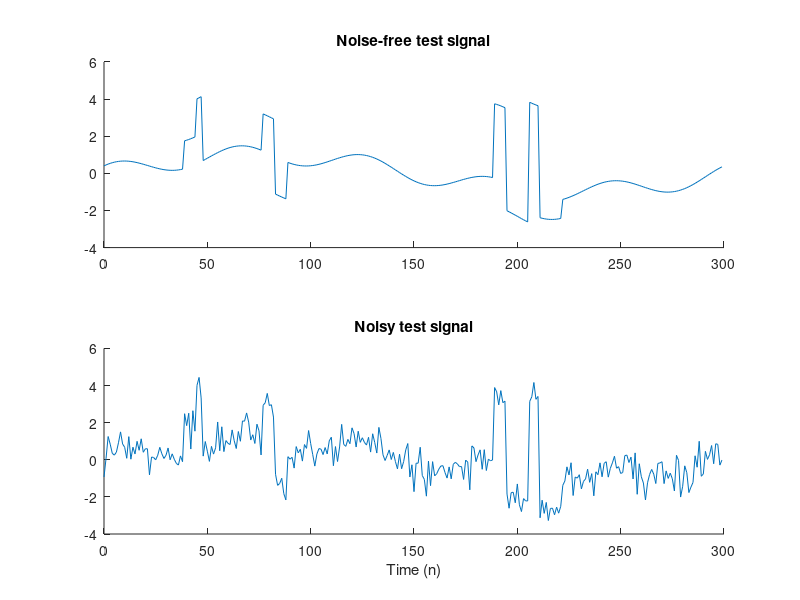

This figure's MATLAB source: (Note: this script raises an error after producing the figure.)
%% Example_LPFCSD_toy
%
% Nick Feng,
% NYU Tandon SOE,
% July 2018

%% Start

clear
% close all

printme_pdf = @(filename) print('-dpdf', sprintf('figures/Example_LPFCSD_toy_%s', filename));

printme_eps = @(filename) print('-depsc', sprintf('figures/Example_LPFCSD_toy_%s', filename));

%% Make data
% 'toy' signal

N = 300;
n = (0:N-1)';

freq1 = 1/N;
freq2 = 5/N;
f_ = 1*sin(freq1*2*pi*n) + 0.5*sin(freq2*2*pi*n + 0.3*pi);

x_ = zeros(N, 1);
x_(40:45) = 1.5;
x_(46:48) = 3.5;
x_(78:83) = 2;
x_(84:89) = -2;


x_(190:195) = 4;
x_(196:206) = -1.5;
x_(207:212) = 5;
x_(212:222) = -1;


rng(1);                 

sigma = 0.5;

w = sigma * randn(N, 1);

data = f_ + x_ + w;

figure(1)
clf

subplot(2, 1, 1)
plot(n, f_ + x_);
xlim([0 N])
title('Noise-free test signal')
box off

subplot(2, 1, 2)
plot(n, data);
xlim([0 N])
title('Noisy test signal')
xlabel('Time (n)')
box off


%% Set filters for HTH and LPF
% Set filter parameters

% fc : cut-off frequency (cycles/sample)

fc = 2 * max([freq1 freq2]);

d = 4;           

alpha = 1/((4*(sin(pi*fc))^2)^d);

e = ones(N, 1);
% D = spdiags([e -3*e 3*e -e], 0:3, N-3, N);
D = spdiags([e -4*e 6*e -4*e e], 0:4, N-4, N);
DTD = D'*D;
eye = speye(N);

% figure(2)
% clf
% plot(f_)
% hold
% plot((eye + alpha*DTD)\f_)
% title('Verification of LPF')

HTH = @(x) (eye/alpha + DTD)\(DTD*x);
LPF = @(x) (eye + alpha*DTD)\x;

D3 = spdiags([e -3*e 3*e -e], 0:3, N-3, N);

rho = 1/(1/(alpha*4^d) + 1);


%% L1 Solution

imp = zeros(N, 1);
imp( round(N/2) ) = 1;

hh = HTH(imp);
hh_norm = sqrt( sum( abs( hh ).^2 ) );     % norm of filter H


beta1 = 0.1;
beta2 = 0.2;
lam0 = beta1 * sigma * hh_norm;
lam1 = beta2 * sigma * hh_norm * sqrt(N);

Nit = 200;


[x_L1, f_L1, cost_L1] = TAS_L1(data, lam0, lam1, HTH, LPF, rho, Nit);       % Run LPF/CSD algorithm

figure(3)
clf
plot(x_L1)
hold
plot(x_)
title(['L1 Solution, RMSE:', num2str(sqrt(sum((x_L1 - x_).^2)/N))])
legend('L1 solution','Original')


%% Generalized Fused Lasso Solution
imp = zeros(N, 1);
imp( round(N/2) ) = 1;

hh = HTH(imp);
hh_norm = sqrt( sum( abs( hh ).^2 ) );     % norm of filter H


beta1 = 0.1;
beta2 = 0.2;
lam0 = beta1 * sigma * hh_norm;
lam1 = beta2 * sigma * hh_norm * sqrt(N);

gamma = 0.6;


Nit = 200;
Innit = 200;

[x_gm, u_gm, f_gm, cost_gm] = TAS_GM(data, lam0, lam1, HTH, LPF, gamma, rho, Nit, Innit);



figure(5)
clf
plot(x_gm)
hold
plot(x_)
title(['GFL Solution, RMSE:', num2str(sqrt(sum((x_gm - x_).^2)/N))])
legend('GFL solution','Original')

%% Figure for paper : L1 and atan penalties

figure(2)
clf

ylim1 = [-3.5 5];
GRAY = [1 1 1] * 0.8;

gray_line = @(n, x) line(n, x, 'color', GRAY, 'lineWidth', 1);

n = 0:N-1;


subplot(3, 1, 1)
line(n, data,'color','k')
title('(a) Noisy observation');
xlim([0 N])
ylim(ylim1)


subplot(3, 1, 2)
gray_line(n, x_);
line(n, x_L1,'color','k');
xlim([0 N])
title(['(b) TAS with L1 penalty, RMSE:', num2str(round(sqrt(sum((x_L1 - x_).^2)/N),3))]);
ylim(ylim1)


subplot(3, 1, 3)
gray_line(n, x_)
line(n, x_gm,'color','k');
title(['(c) TAS with GF penalty, RMSE:', num2str(round(sqrt(sum((x_gm - x_).^2)/N),3))]);
xlabel('Time (n)')
xlim([0 N])
ylim(ylim1)


orient portrait

set(gcf, 'PaperPosition', [1 1 4.5 4.5] )

printme_eps('output')


